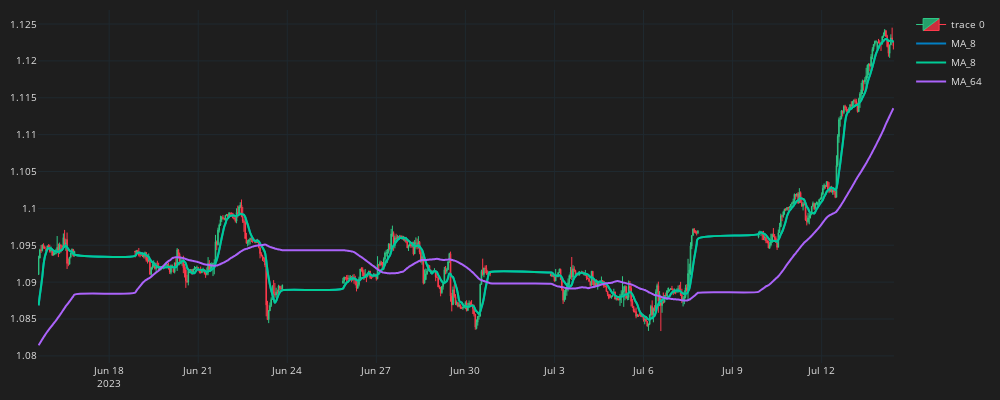

Notebook cell for this chart:
### Code cell
df_plot = df_ma.iloc[-500:].copy()
for ma in ma_list:
    ma_period = f"MA_{ma}"
    fig.add_trace(go.Scatter(x=df_plot.time, y=df_plot[ma_period], 
        line=dict(width=2),
        line_shape="spline",
        name=ma_period))

fig.show()

### Figure 1 — Plotly figure (JSON) as saved in the notebook; plotly's stock layout.template omitted (floating-point values rounded to 4 significant figures; data arrays with more than 128 entries replaced by an {"elided": "..."} marker saying what was removed)
{"data": [{"close": {"elided": "500 float values"}, "decreasing": {"fillcolor": "#CC2E3C", "line": {"color": "#FF3A4C"}}, "high": {"elided": "500 float values"}, "increasing": {"fillcolor": "#24A06B", "line": {"color": "#2EC886"}}, "line": {"width": 1}, "low": {"elided": "500 float values"}, "opacity": 1, "open": {"elided": "500 float values"}, "type": "candlestick", "x": {"elided": "500 str values"}}, {"line": {"color": "#027FC3", "shape": "spline", "width": 2}, "name": "MA_8", "type": "scatter", "x": {"elided": "500 str values"}, "y": {"elided": "500 float values"}}, {"line": {"shape": "spline", "width": 2}, "name": "MA_8", "type": "scatter", "x": {"elided": "500 str values"}, "y": {"elided": "500 float values"}}, {"line": {"shape": "spline", "width": 2}, "name": "MA_64", "type": "scatter", "x": {"elided": "500 str values"}, "y": {"elided": "500 float values"}}], "layout": {"font": {"color": "#e1e1e1", "size": 10}, "height": 400, "margin": {"b": 10, "l": 10, "r": 10, "t": 10}, "paper_bgcolor": "#1e1e1e", "plot_bgcolor": "#1e1e1e", "width": 1000, "xaxis": {"fixedrange": true, "gridcolor": "#1f292f", "rangeslider": {"visible": false}, "showgrid": true}, "yaxis": {"gridcolor": "#1f292f", "showgrid": true}}}
